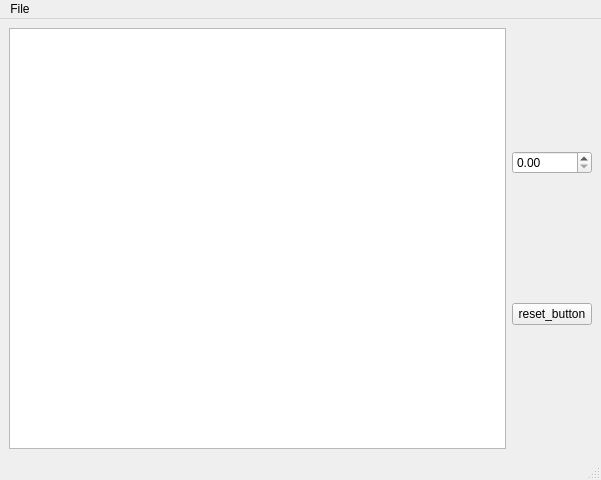
<?xml version="1.0" encoding="UTF-8"?>
<ui version="4.0">
 <class>MainWindow</class>
 <widget class="QMainWindow" name="MainWindow">
  <property name="geometry">
   <rect>
    <x>0</x>
    <y>0</y>
    <width>601</width>
    <height>480</height>
   </rect>
  </property>
  <property name="windowTitle">
   <string>MainWindow</string>
  </property>
  <widget class="QWidget" name="centralwidget">
   <layout class="QHBoxLayout" name="horizontalLayout">
    <item>
     <widget class="QGraphicsView" name="graphicsView"/>
    </item>
    <item>
     <layout class="QVBoxLayout" name="verticalLayout">
      <item>
       <widget class="QDoubleSpinBox" name="zoom_faktor_einstellen">
        <property name="toolTip">
         <string extracomment="Hallo"/>
        </property>
       </widget>
      </item>
      <item>
       <widget class="QPushButton" name="pushButton">
        <property name="text">
         <string>reset_button</string>
        </property>
       </widget>
      </item>
     </layout>
    </item>
   </layout>
  </widget>
  <widget class="QMenuBar" name="menubar">
   <property name="geometry">
    <rect>
     <x>0</x>
     <y>0</y>
     <width>601</width>
     <height>21</height>
    </rect>
   </property>
   <widget class="QMenu" name="menuFile">
    <property name="title">
     <string>File</string>
    </property>
    <addaction name="actionSave_as_png"/>
    <addaction name="actionquit"/>
   </widget>
   <addaction name="menuFile"/>
  </widget>
  <widget class="QStatusBar" name="statusbar"/>
  <action name="actionSave_as_png">
   <property name="text">
    <string>Save as png</string>
   </property>
  </action>
  <action name="actionquit">
   <property name="text">
    <string>quit</string>
   </property>
  </action>
 </widget>
 <resources/>
 <connections/>
</ui>
